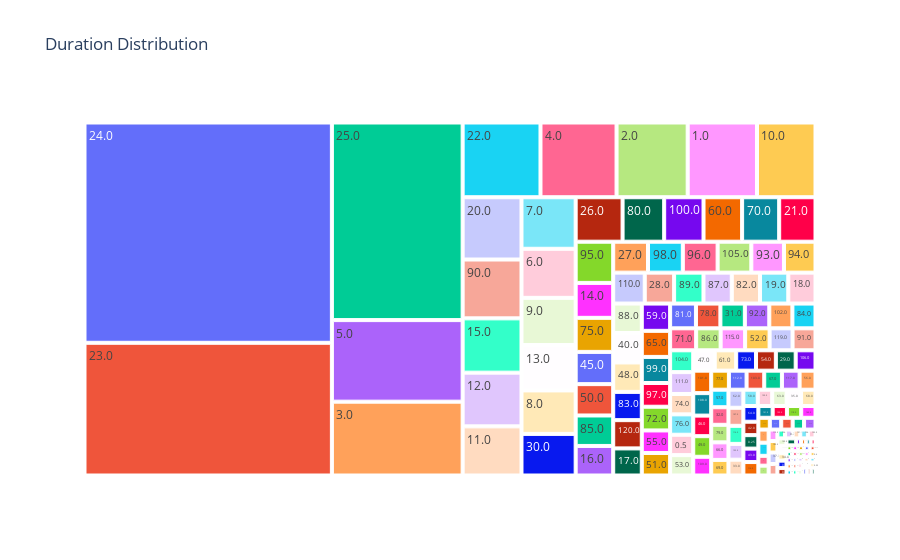

Here is the notebook cell this chart was saved with:
### Code cell
hernan_anime_df["duration_in_minutes"] = hernan_anime_df["Duration"].apply(lambda x: convert_duration_to_seconds(x) / 60)
hernan_anime_df = hernan_anime_df.drop(columns=["Duration"])

duration_df = hernan_anime_df["duration_in_minutes"].value_counts().to_frame()
duration_df = duration_df.reset_index()
fig = px.treemap(duration_df, path=['duration_in_minutes'], values='count', title="Duration Distribution")
fig.show()

### Figure 1 — Plotly figure (JSON) as saved in the notebook; plotly's stock layout.template omitted (floating-point values rounded to 4 significant figures; data arrays with more than 128 entries replaced by an {"elided": "..."} marker saying what was removed)
{"data": [{"branchvalues": "total", "domain": {"x": [0, 1], "y": [0, 1]}, "hovertemplate": "labels=%{label}<br>count=%{value}<br>parent=%{parent}<br>id=%{id}<extra></extra>", "ids": {"elided": "173 str values"}, "labels": {"elided": "173 str values"}, "name": "", "parents": {"elided": "173 str values"}, "type": "treemap", "values": {"elided": "173 float values"}}], "layout": {"legend": {"tracegroupgap": 0}, "title": {"text": "Duration Distribution"}}}
